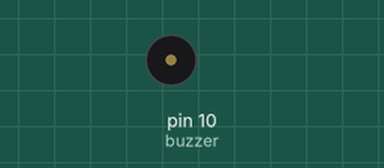
This sketch was run on a simulated Arduino Uno, built with avr-gcc and run on an emulated ATmega328P. On the bench: buzzer (waves = sounding).

Above: at 0.15 s.
At 37.3 s:
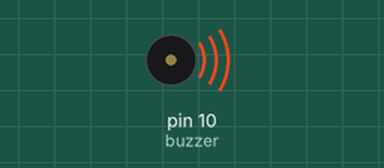
Timing chart, 0 to 40.0 s (numbered marks = the images above):
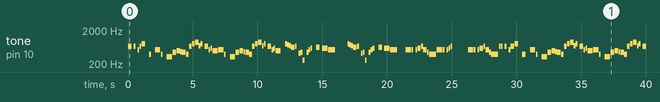

Measured:
- by itself, tone on pin 10 (buzzer): plays 659 Hz for 0.14 s, 659 Hz for 0.14 s, 659 Hz for 0.14 s, 523 Hz for 0.14 s, 659 Hz for 0.14 s, 784 Hz for 0.27 s … (131 notes in this stretch)

The sketch:

AllMelodies.ino
```cpp
/*
  Super Mario & Zelda Themes Merged
  Connect a piezo buzzer or speaker to pin 10.
  Based on melodies from: https://github.com/robsoncouto/arduino-songs
*/

#define NOTE_B0  31
#define NOTE_C1  33
#define NOTE_CS1 35
#define NOTE_D1  37
#define NOTE_DS1 39
#define NOTE_E1  41
#define NOTE_F1  44
#define NOTE_FS1 46
#define NOTE_G1  49
#define NOTE_GS1 52
#define NOTE_A1  55
#define NOTE_AS1 58
#define NOTE_B1  62
#define NOTE_C2  65
#define NOTE_CS2 69
#define NOTE_D2  73
#define NOTE_DS2 78
#define NOTE_E2  82
#define NOTE_F2  87
#define NOTE_FS2 93
#define NOTE_G2  98
#define NOTE_GS2 104
#define NOTE_A2  110
#define NOTE_AS2 117
#define NOTE_B2  123
#define NOTE_C3  131
#define NOTE_CS3 139
#define NOTE_D3  147
#define NOTE_DS3 156
#define NOTE_E3  165
#define NOTE_F3  175
#define NOTE_FS3 185
#define NOTE_G3  196
#define NOTE_GS3 208
#define NOTE_A3  220
#define NOTE_AS3 233
#define NOTE_B3  247
#define NOTE_C4  262
#define NOTE_CS4 277
#define NOTE_D4  294
#define NOTE_DS4 311
#define NOTE_E4  330
#define NOTE_F4  349
#define NOTE_FS4 370
#define NOTE_G4  392
#define NOTE_GS4 415
#define NOTE_A4  440
#define NOTE_AS4 466
#define NOTE_B4  494
#define NOTE_C5  523
#define NOTE_CS5 554
#define NOTE_D5  587
#define NOTE_DS5 622
#define NOTE_E5  659
#define NOTE_F5  698
#define NOTE_FS5 740
#define NOTE_G5  784
#define NOTE_GS5 831
#define NOTE_A5  880
#define NOTE_AS5 932
#define NOTE_B5  988
#define NOTE_C6  1047
#define NOTE_CS6 1109
#define NOTE_D6  1175
#define NOTE_DS6 1245
#define NOTE_E6  1319
#define NOTE_F6  1397
#define NOTE_FS6 1480
#define NOTE_G6  1568
#define NOTE_GS6 1661
#define NOTE_A6  1760
#define NOTE_AS6 1865
#define NOTE_B6  1976
#define NOTE_C7  2093
#define NOTE_CS7 2217
#define NOTE_D7  2349
#define NOTE_DS7 2489
#define NOTE_E7  2637
#define NOTE_F7  2794
#define NOTE_FS7 2960
#define NOTE_G7  3136
#define NOTE_GS7 3322
#define NOTE_A7  3520
#define NOTE_AS7 3729
#define NOTE_B7  3951
#define NOTE_C8  4186
#define NOTE_CS8 4435
#define NOTE_D8  4699
#define NOTE_DS8 4978
#define REST 0

int buzzer = 10;


// ------ Ode to Joy Melody ------
int tempoJoy = 200;
int melodyJoy[] = {
  // Super Mario Bros theme
  // Score available at https://musescore.com/user/2123/scores/2145
  // Theme by Koji Kondo

NOTE_E4,4,  NOTE_E4,4,  NOTE_F4,4,  NOTE_G4,4,//1
  NOTE_G4,4,  NOTE_F4,4,  NOTE_E4,4,  NOTE_D4,4,
  NOTE_C4,4,  NOTE_C4,4,  NOTE_D4,4,  NOTE_E4,4,
  NOTE_E4,-4, NOTE_D4,8,  NOTE_D4,2,

  NOTE_E4,4,  NOTE_E4,4,  NOTE_F4,4,  NOTE_G4,4,//4
  NOTE_G4,4,  NOTE_F4,4,  NOTE_E4,4,  NOTE_D4,4,
  NOTE_C4,4,  NOTE_C4,4,  NOTE_D4,4,  NOTE_E4,4,
  NOTE_D4,-4,  NOTE_C4,8,  NOTE_C4,2,

  NOTE_D4,4,  NOTE_D4,4,  NOTE_E4,4,  NOTE_C4,4,//8
  NOTE_D4,4,  NOTE_E4,8,  NOTE_F4,8,  NOTE_E4,4, NOTE_C4,4,
  NOTE_D4,4,  NOTE_E4,8,  NOTE_F4,8,  NOTE_E4,4, NOTE_D4,4,
  NOTE_C4,4,  NOTE_D4,4,  NOTE_G3,2,

  NOTE_E4,4,  NOTE_E4,4,  NOTE_F4,4,  NOTE_G4,4,//12
  NOTE_G4,4,  NOTE_F4,4,  NOTE_E4,4,  NOTE_D4,4,
  NOTE_C4,4,  NOTE_C4,4,  NOTE_D4,4,  NOTE_E4,4,
  NOTE_D4,-4,  NOTE_C4,8,  NOTE_C4,2


};
int notesJoy = sizeof(melodyJoy) / sizeof(melodyJoy[0]) / 2;


// ------ Song of Storms Melody ------
int tempoStorms = 200;
int melodyStorms[] = {
  // Super Mario Bros theme
  // Score available at https://musescore.com/user/2123/scores/2145
  // Theme by Koji Kondo

  NOTE_D4,4, NOTE_A4,4, NOTE_A4,4,
  REST,8, NOTE_E4,8, NOTE_B4,2,
  NOTE_F4,4, NOTE_C5,4, NOTE_C5,4,
  REST,8, NOTE_E4,8, NOTE_B4,2,
  NOTE_D4,4, NOTE_A4,4, NOTE_A4,4,
  REST,8, NOTE_E4,8, NOTE_B4,2,
  NOTE_F4,4, NOTE_C5,4, NOTE_C5,4,
  REST,8, NOTE_E4,8, NOTE_B4,2,
  NOTE_D4,8, NOTE_F4,8, NOTE_D5,2,

  NOTE_D4,8, NOTE_F4,8, NOTE_D5,2,
  NOTE_E5,-4, NOTE_F5,8, NOTE_E5,8, NOTE_E5,8,
  NOTE_E5,8, NOTE_C5,8, NOTE_A4,2,
  NOTE_A4,4, NOTE_D4,4, NOTE_F4,8, NOTE_G4,8,
  NOTE_A4,-2,
  NOTE_A4,4, NOTE_D4,4, NOTE_F4,8, NOTE_G4,8,
  NOTE_E4,-2,
  NOTE_D4,8, NOTE_F4,8, NOTE_D5,2,
  NOTE_D4,8, NOTE_F4,8, NOTE_D5,2,

  NOTE_E5,-4, NOTE_F5,8, NOTE_E5,8, NOTE_E5,8,
  NOTE_E5,8, NOTE_C5,8, NOTE_A4,2,
  NOTE_A4,4, NOTE_D4,4, NOTE_F4,8, NOTE_G4,8,
  NOTE_A4,2, NOTE_A4,4,
  NOTE_D4,1,

};
int notesStorms = sizeof(melodyStorms) / sizeof(melodyStorms[0]) / 2;


// ------ Mario Melody ------
int tempoMario = 200;
int melodyMario[] = {
  // Super Mario Bros theme
  // Score available at https://musescore.com/user/2123/scores/2145
  // Theme by Koji Kondo


  NOTE_E5,8, NOTE_E5,8, REST,8, NOTE_E5,8, REST,8, NOTE_C5,8, NOTE_E5,8, //1
  NOTE_G5,4, REST,4, NOTE_G4,8, REST,4,
  NOTE_C5,-4, NOTE_G4,8, REST,4, NOTE_E4,-4, // 3
  NOTE_A4,4, NOTE_B4,4, NOTE_AS4,8, NOTE_A4,4,
  NOTE_G4,-8, NOTE_E5,-8, NOTE_G5,-8, NOTE_A5,4, NOTE_F5,8, NOTE_G5,8,
  REST,8, NOTE_E5,4,NOTE_C5,8, NOTE_D5,8, NOTE_B4,-4,
  NOTE_C5,-4, NOTE_G4,8, REST,4, NOTE_E4,-4, // repeats from 3
  NOTE_A4,4, NOTE_B4,4, NOTE_AS4,8, NOTE_A4,4,
  NOTE_G4,-8, NOTE_E5,-8, NOTE_G5,-8, NOTE_A5,4, NOTE_F5,8, NOTE_G5,8,
  REST,8, NOTE_E5,4,NOTE_C5,8, NOTE_D5,8, NOTE_B4,-4,


  REST,4, NOTE_G5,8, NOTE_FS5,8, NOTE_F5,8, NOTE_DS5,4, NOTE_E5,8,//7
  REST,8, NOTE_GS4,8, NOTE_A4,8, NOTE_C4,8, REST,8, NOTE_A4,8, NOTE_C5,8, NOTE_D5,8,
  REST,4, NOTE_DS5,4, REST,8, NOTE_D5,-4,
  NOTE_C5,2, REST,2,

  REST,4, NOTE_G5,8, NOTE_FS5,8, NOTE_F5,8, NOTE_DS5,4, NOTE_E5,8,//repeats from 7
  REST,8, NOTE_GS4,8, NOTE_A4,8, NOTE_C4,8, REST,8, NOTE_A4,8, NOTE_C5,8, NOTE_D5,8,
  REST,4, NOTE_DS5,4, REST,8, NOTE_D5,-4,
  NOTE_C5,2, REST,2,

  NOTE_C5,8, NOTE_C5,4, NOTE_C5,8, REST,8, NOTE_C5,8, NOTE_D5,4,//11
  NOTE_E5,8, NOTE_C5,4, NOTE_A4,8, NOTE_G4,2,

  NOTE_C5,8, NOTE_C5,4, NOTE_C5,8, REST,8, NOTE_C5,8, NOTE_D5,8, NOTE_E5,8,//13
  REST,1,
  NOTE_C5,8, NOTE_C5,4, NOTE_C5,8, REST,8, NOTE_C5,8, NOTE_D5,4,
  NOTE_E5,8, NOTE_C5,4, NOTE_A4,8, NOTE_G4,2,
  NOTE_E5,8, NOTE_E5,8, REST,8, NOTE_E5,8, REST,8, NOTE_C5,8, NOTE_E5,4,
  NOTE_G5,4, REST,4, NOTE_G4,4, REST,4,
  NOTE_C5,-4, NOTE_G4,8, REST,4, NOTE_E4,-4, // 19

  NOTE_A4,4, NOTE_B4,4, NOTE_AS4,8, NOTE_A4,4,
  NOTE_G4,-8, NOTE_E5,-8, NOTE_G5,-8, NOTE_A5,4, NOTE_F5,8, NOTE_G5,8,
  REST,8, NOTE_E5,4, NOTE_C5,8, NOTE_D5,8, NOTE_B4,-4,

  NOTE_C5,-4, NOTE_G4,8, REST,4, NOTE_E4,-4, // repeats from 19
  NOTE_A4,4, NOTE_B4,4, NOTE_AS4,8, NOTE_A4,4,
  NOTE_G4,-8, NOTE_E5,-8, NOTE_G5,-8, NOTE_A5,4, NOTE_F5,8, NOTE_G5,8,
  REST,8, NOTE_E5,4, NOTE_C5,8, NOTE_D5,8, NOTE_B4,-4,

  NOTE_E5,8, NOTE_C5,4, NOTE_G4,8, REST,4, NOTE_GS4,4,//23
  NOTE_A4,8, NOTE_F5,4, NOTE_F5,8, NOTE_A4,2,
  NOTE_D5,-8, NOTE_A5,-8, NOTE_A5,-8, NOTE_A5,-8, NOTE_G5,-8, NOTE_F5,-8,

  NOTE_E5,8, NOTE_C5,4, NOTE_A4,8, NOTE_G4,2, //26
  NOTE_E5,8, NOTE_C5,4, NOTE_G4,8, REST,4, NOTE_GS4,4,
  NOTE_A4,8, NOTE_F5,4, NOTE_F5,8, NOTE_A4,2,
  NOTE_B4,8, NOTE_F5,4, NOTE_F5,8, NOTE_F5,-8, NOTE_E5,-8, NOTE_D5,-8,
  NOTE_C5,8, NOTE_E4,4, NOTE_E4,8, NOTE_C4,2,

  NOTE_E5,8, NOTE_C5,4, NOTE_G4,8, REST,4, NOTE_GS4,4,//repeats from 23
  NOTE_A4,8, NOTE_F5,4, NOTE_F5,8, NOTE_A4,2,
  NOTE_D5,-8, NOTE_A5,-8, NOTE_A5,-8, NOTE_A5,-8, NOTE_G5,-8, NOTE_F5,-8,

  NOTE_E5,8, NOTE_C5,4, NOTE_A4,8, NOTE_G4,2, //26
  NOTE_E5,8, NOTE_C5,4, NOTE_G4,8, REST,4, NOTE_GS4,4,
  NOTE_A4,8, NOTE_F5,4, NOTE_F5,8, NOTE_A4,2,
  NOTE_B4,8, NOTE_F5,4, NOTE_F5,8, NOTE_F5,-8, NOTE_E5,-8, NOTE_D5,-8,
  NOTE_C5,8, NOTE_E4,4, NOTE_E4,8, NOTE_C4,2,
  NOTE_C5,8, NOTE_C5,4, NOTE_C5,8, REST,8, NOTE_C5,8, NOTE_D5,8, NOTE_E5,8,
  REST,1,

  NOTE_C5,8, NOTE_C5,4, NOTE_C5,8, REST,8, NOTE_C5,8, NOTE_D5,4, //33
  NOTE_E5,8, NOTE_C5,4, NOTE_A4,8, NOTE_G4,2,
  NOTE_E5,8, NOTE_E5,8, REST,8, NOTE_E5,8, REST,8, NOTE_C5,8, NOTE_E5,4,
  NOTE_G5,4, REST,4, NOTE_G4,4, REST,4,
  NOTE_E5,8, NOTE_C5,4, NOTE_G4,8, REST,4, NOTE_GS4,4,
  NOTE_A4,8, NOTE_F5,4, NOTE_F5,8, NOTE_A4,2,
  NOTE_D5,-8, NOTE_A5,-8, NOTE_A5,-8, NOTE_A5,-8, NOTE_G5,-8, NOTE_F5,-8,

  NOTE_E5,8, NOTE_C5,4, NOTE_A4,8, NOTE_G4,2, //40
  NOTE_E5,8, NOTE_C5,4, NOTE_G4,8, REST,4, NOTE_GS4,4,
  NOTE_A4,8, NOTE_F5,4, NOTE_F5,8, NOTE_A4,2,
  NOTE_B4,8, NOTE_F5,4, NOTE_F5,8, NOTE_F5,-8, NOTE_E5,-8, NOTE_D5,-8,
  NOTE_C5,8, NOTE_E4,4, NOTE_E4,8, NOTE_C4,2,

  //game over sound
  NOTE_C5,-4, NOTE_G4,-4, NOTE_E4,4, //45
  NOTE_A4,-8, NOTE_B4,-8, NOTE_A4,-8, NOTE_GS4,-8, NOTE_AS4,-8, NOTE_GS4,-8,
  NOTE_G4,8, NOTE_D4,8, NOTE_E4,-2,

};
int notesMario = sizeof(melodyMario) / sizeof(melodyMario[0]) / 2;

// ------ Zelda Melody ------
int tempoZelda = 88;
int melodyZelda[] = {

  NOTE_AS4,-2,  NOTE_F4,8,  NOTE_F4,8,  NOTE_AS4,8,//1
  NOTE_GS4,16,  NOTE_FS4,16,  NOTE_GS4,-2,
  NOTE_AS4,-2,  NOTE_FS4,8,  NOTE_FS4,8,  NOTE_AS4,8,
  NOTE_A4,16,  NOTE_G4,16,  NOTE_A4,-2,
  REST,1,

  NOTE_AS4,4,  NOTE_F4,-4,  NOTE_AS4,8,  NOTE_AS4,16,  NOTE_C5,16, NOTE_D5,16, NOTE_DS5,16,//7
  NOTE_F5,2,  NOTE_F5,8,  NOTE_F5,8,  NOTE_F5,8,  NOTE_FS5,16, NOTE_GS5,16,
  NOTE_AS5,-2,  NOTE_AS5,8,  NOTE_AS5,8,  NOTE_GS5,8,  NOTE_FS5,16,
  NOTE_GS5,-8,  NOTE_FS5,16,  NOTE_F5,2,  NOTE_F5,4,

  NOTE_DS5,-8, NOTE_F5,16, NOTE_FS5,2, NOTE_F5,8, NOTE_DS5,8, //11
  NOTE_CS5,-8, NOTE_DS5,16, NOTE_F5,2, NOTE_DS5,8, NOTE_CS5,8,
  NOTE_C5,-8, NOTE_D5,16, NOTE_E5,2, NOTE_G5,8,
  NOTE_F5,16, NOTE_F4,16, NOTE_F4,16, NOTE_F4,16,NOTE_F4,16,NOTE_F4,16,NOTE_F4,16,NOTE_F4,16,NOTE_F4,8, NOTE_F4,16,NOTE_F4,8,

  NOTE_AS4,4,  NOTE_F4,-4,  NOTE_AS4,8,  NOTE_AS4,16,  NOTE_C5,16, NOTE_D5,16, NOTE_DS5,16,//15
  NOTE_F5,2,  NOTE_F5,8,  NOTE_F5,8,  NOTE_F5,8,  NOTE_FS5,16, NOTE_GS5,16,
  NOTE_AS5,-2, NOTE_CS6,4,
  NOTE_C6,4, NOTE_A5,2, NOTE_F5,4,
  NOTE_FS5,-2, NOTE_AS5,4,
  NOTE_A5,4, NOTE_F5,2, NOTE_F5,4,

  NOTE_FS5,-2, NOTE_AS5,4,
  NOTE_A5,4, NOTE_F5,2, NOTE_D5,4,
  NOTE_DS5,-2, NOTE_FS5,4,
  NOTE_F5,4, NOTE_CS5,2, NOTE_AS4,4,
  NOTE_C5,-8, NOTE_D5,16, NOTE_E5,2, NOTE_G5,8,
  NOTE_F5,16, NOTE_F4,16, NOTE_F4,16, NOTE_F4,16,NOTE_F4,16,NOTE_F4,16,NOTE_F4,16,NOTE_F4,16,NOTE_F4,8, NOTE_F4,16,NOTE_F4,8

};
int notesZelda = sizeof(melodyZelda) / sizeof(melodyZelda[0]) / 2;

// ------ Playback Function ------
void playMelody(int* melody, int notes, int tempo) {
  int wholenote = (60000 * 4) / tempo;
  int noteDuration = 0;
  int divider = 0;

  for (int thisNote = 0; thisNote < notes * 2; thisNote += 2) {
    divider = melody[thisNote + 1];

    if (divider > 0) {
      noteDuration = wholenote / divider;
    } else if (divider < 0) {
      noteDuration = (wholenote / abs(divider)) * 1.5;
    }

    int note = melody[thisNote];
    if (note != REST) {
      tone(buzzer, note, noteDuration * 0.9);
    }

    delay(noteDuration);
    noTone(buzzer);
  }
}

// ------ Setup / Loop ------
void setup() {
  // Option 1: Play both songs once
 // playMelody(melodyStorms, notesStorms, tempoStorms);
//  delay(1000);
//  playMelody(melodyMario, notesMario, tempoMario);
//  delay(1000);
//  playMelody(melodyZelda, notesZelda, tempoZelda);
//  delay(1000);

}

void loop() {
  //delay(1000);
  //playMelody(melodyStorms, notesStorms, tempoStorms);
  //delay(1000);
  playMelody(melodyMario, notesMario, tempoMario);
  delay(1000);
  playMelody(melodyZelda, notesZelda, tempoZelda);
  delay(1000);
}
```
